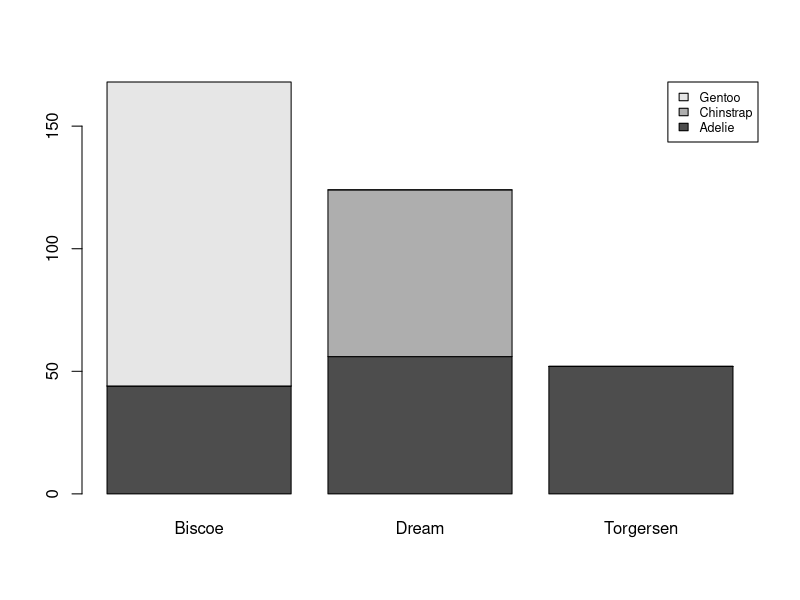
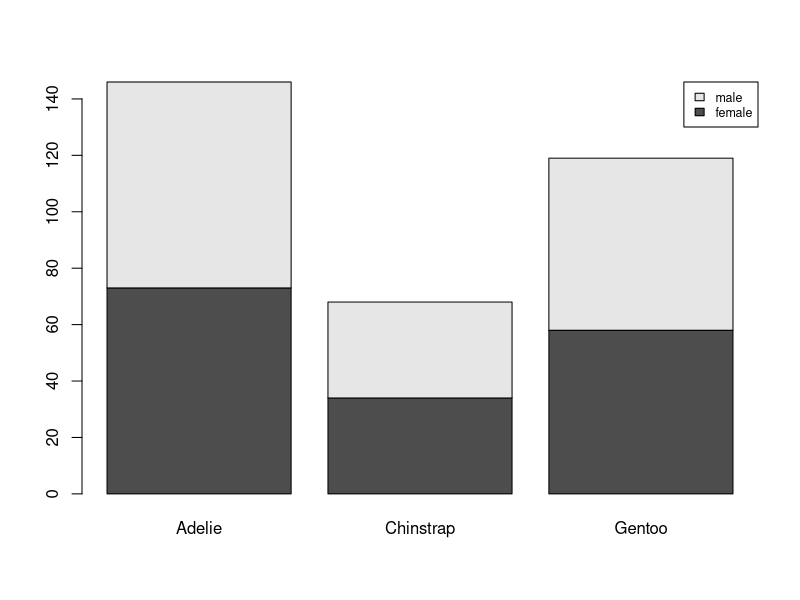
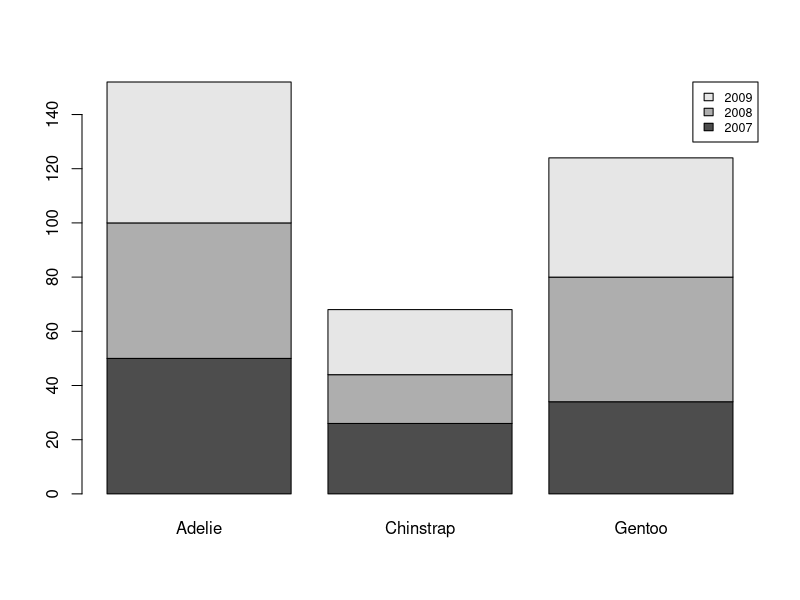

The R script that drew these images, in order:
# Cargamos las librerías requeridas
library("tidyverse")
library("palmerpenguins")
# Copiamos el dataframe sobre el cual vamos a trabajar
df = penguins
# Guardamos dataframes por cada especie para más tarde
df.adelie = df[df$species=="Adelie",]
df.chinstrap = df[df$species=="Chinstrap",]
df.gentoo = df[df$species=="Gentoo",]
# Analizamos las islas por especie
table(df$species,df$island)
barplot(table(df$species,df$island), legend.text = TRUE, args.legend=list(x="topright", cex=0.75))
# Analizamos las especies por sexo
table(df$sex, df$species)
barplot(table(df$sex, df$species), legend.text = TRUE, args.legend=list(x="topright", cex=0.75))
# Analizamos las especies por año
table(df$year, df$species)
barplot(table(df$year, df$species), legend.text = TRUE, args.legend=list(x="topright", cex=0.75))
